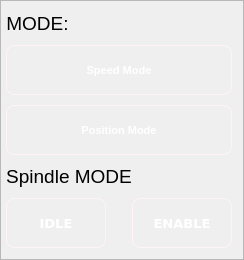
                  <widget class="QFrame" name="frame_Camera">
                   <property name="minimumSize">
                    <size>
                     <width>100</width>
                     <height>200</height>
                    </size>
                   </property>
                   <property name="maximumSize">
                    <size>
                     <width>250</width>
                     <height>16777215</height>
                    </size>
                   </property>
                   <property name="frameShape">
                    <enum>QFrame::StyledPanel</enum>
                   </property>
                   <property name="frameShadow">
                    <enum>QFrame::Plain</enum>
                   </property>
                   <layout class="QFormLayout" name="formLayout_2">
                    <property name="horizontalSpacing">
                     <number>0</number>
                    </property>
                    <property name="verticalSpacing">
                     <number>10</number>
                    </property>
                    <property name="leftMargin">
                     <number>5</number>
                    </property>
                    <item row="0" column="0">
                     <widget class="QLabel" name="lb_mode">
                      <property name="font">
                       <font>
                        <pointsize>14</pointsize>
                       </font>
                      </property>
                      <property name="text">
                       <string>MODE:</string>
                      </property>
                      <property name="alignment">
                       <set>Qt::AlignCenter</set>
                      </property>
                     </widget>
                    </item>
                    <item row="1" column="0" colspan="2">
                     <widget class="QPushButton" name="btn_speedmode">
                      <property name="minimumSize">
                       <size>
                        <width>100</width>
                        <height>50</height>
                       </size>
                      </property>
                      <property name="maximumSize">
                       <size>
                        <width>16777215</width>
                        <height>16777215</height>
                       </size>
                      </property>
                      <property name="font">
                       <font>
                        <family>Tahoma</family>
                        <pointsize>8</pointsize>
                        <weight>75</weight>
                        <bold>true</bold>
                       </font>
                      </property>
                      <property name="styleSheet">
                       <string notr="true">QPushButton {
	padding: 8px 6px;
	border: 1px solid rgb(255, 243, 248);
	border-radius:8px;
	color:#fff;
}
QPushButton:hover {
	background-color:  rgb(0, 97, 157);
}</string>
                      </property>
                      <property name="text">
                       <string>Speed Mode</string>
                      </property>
                      <property name="iconSize">
                       <size>
                        <width>24</width>
                        <height>24</height>
                       </size>
                      </property>
                     </widget>
                    </item>
                    <item row="2" column="0" colspan="2">
                     <widget class="QPushButton" name="btn_positionmode">
                      <property name="minimumSize">
                       <size>
                        <width>100</width>
                        <height>50</height>
                       </size>
                      </property>
                      <property name="maximumSize">
                       <size>
                        <width>16777215</width>
                        <height>16777215</height>
                       </size>
                      </property>
                      <property name="font">
                       <font>
                        <family>Tahoma</family>
                        <pointsize>8</pointsize>
                        <weight>75</weight>
                        <bold>true</bold>
                       </font>
                      </property>
                      <property name="styleSheet">
                       <string notr="true">QPushButton {
	padding: 8px 6px;
	border: 1px solid rgb(255, 243, 248);
	border-radius:8px;
	color:#fff;
}
QPushButton:hover {
	background-color:  rgb(0, 97, 157);
}</string>
                      </property>
                      <property name="text">
                       <string>Position Mode</string>
                      </property>
                      <property name="iconSize">
                       <size>
                        <width>24</width>
                        <height>24</height>
                       </size>
                      </property>
                     </widget>
                    </item>
                    <item row="3" column="0">
                     <widget class="QLabel" name="lb_idle">
                      <property name="font">
                       <font>
                        <pointsize>14</pointsize>
                       </font>
                      </property>
                      <property name="text">
                       <string>Spindle MODE</string>
                      </property>
                      <property name="alignment">
                       <set>Qt::AlignCenter</set>
                      </property>
                     </widget>
                    </item>
                    <item row="4" column="0">
                     <widget class="QPushButton" name="btn_idle">
                      <property name="minimumSize">
                       <size>
                        <width>100</width>
                        <height>50</height>
                       </size>
                      </property>
                      <property name="maximumSize">
                       <size>
                        <width>16777215</width>
                        <height>16777215</height>
                       </size>
                      </property>
                      <property name="font">
                       <font>
                        <family>DejaVu Sans</family>
                        <pointsize>10</pointsize>
                        <weight>75</weight>
                        <bold>true</bold>
                       </font>
                      </property>
                      <property name="styleSheet">
                       <string notr="true">QPushButton {
	padding: 8px 6px;
	border: 1px solid rgb(255, 243, 248);
	border-radius:8px;
	color:#fff;
}
QPushButton:hover {
	background-color:  rgb(0, 97, 157);
}</string>
                      </property>
                      <property name="text">
                       <string>IDLE</string>
                      </property>
                      <property name="iconSize">
                       <size>
                        <width>24</width>
                        <height>24</height>
                       </size>
                      </property>
                     </widget>
                    </item>
                    <item row="4" column="1">
                     <widget class="QPushButton" name="btn_enablemotor">
                      <property name="minimumSize">
                       <size>
                        <width>100</width>
                        <height>50</height>
                       </size>
                      </property>
                      <property name="maximumSize">
                       <size>
                        <width>16777215</width>
                        <height>16777215</height>
                       </size>
                      </property>
                      <property name="font">
                       <font>
                        <family>DejaVu Sans</family>
                        <pointsize>10</pointsize>
                        <weight>75</weight>
                        <bold>true</bold>
                       </font>
                      </property>
                      <property name="styleSheet">
                       <string notr="true">QPushButton {
	padding: 8px 6px;
	border: 1px solid rgb(255, 243, 248);
	border-radius:8px;
	color:#fff;
}
QPushButton:hover {
	background-color:  rgb(0, 97, 157);
}</string>
                      </property>
                      <property name="text">
                       <string>ENABLE</string>
                      </property>
                      <property name="iconSize">
                       <size>
                        <width>24</width>
                        <height>24</height>
                       </size>
                      </property>
                     </widget>
                    </item>
                   </layout>
                  </widget>
